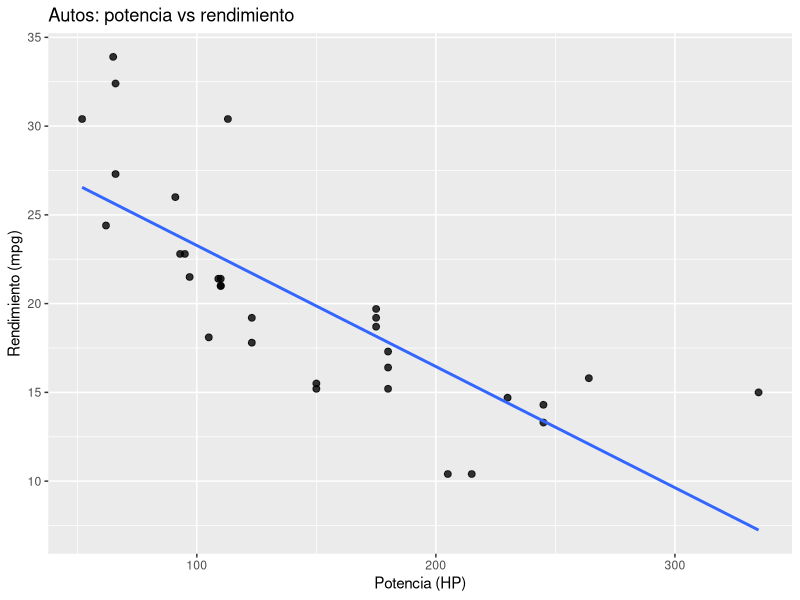

Source code (R):
## ---- chunk 1
knitr::opts_chunk$set(echo = TRUE, message = FALSE, warning = FALSE)
library(tidyverse)
library(ggplot2)
## ---- chunk 2
data(mtcars)
mtcars %>% dplyr::select(mpg, hp, wt) %>% head()
ggplot(mtcars, aes(x = hp, y = mpg)) +
  geom_point(size = 2, alpha = 0.8) +
  geom_smooth(method = "lm", se = FALSE) +
  labs(
    x = "Potencia (HP)",
    y = "Rendimiento (mpg)",
    title = "Autos: potencia vs rendimiento"
  )
